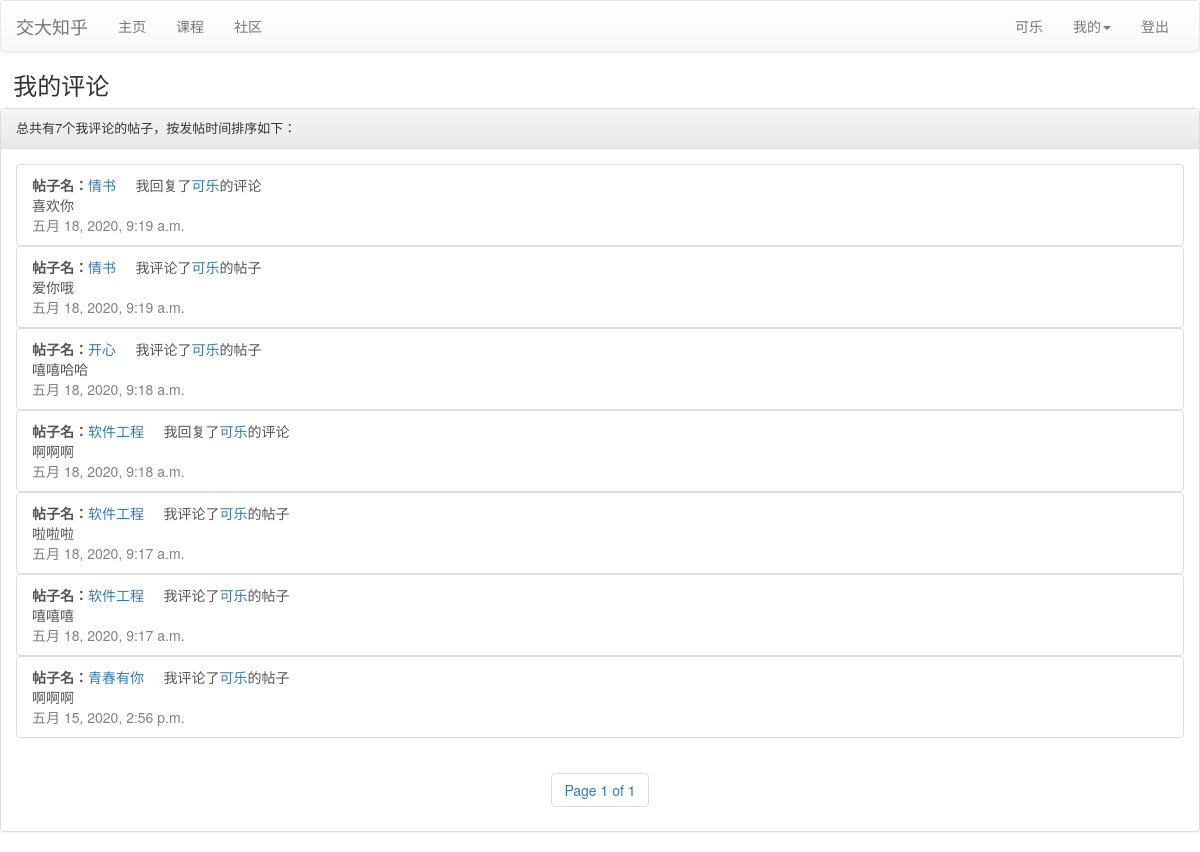
The app's page /comments/ (signed in) with its own data.
### project/bbs/models.py (models this page shows, shortened)
class Comment(models.Model):
    post = models.ForeignKey(Post, on_delete=models.CASCADE, verbose_name='帖子')
    name = models.ForeignKey(to='login.User', related_name='comments', on_delete=models.CASCADE, verbose_name='评论者')
    content = models.TextField(verbose_name='内容')
    created = models.DateTimeField('发布时间', auto_now_add=True)
    root = models.ForeignKey('self', related_name='root_comment', null=True, blank=True, on_delete=models.CASCADE)
    parent = models.ForeignKey('self', related_name='parent_comment', null=True, blank=True, on_delete=models.CASCADE)
    reply_to = models.ForeignKey(to='login.User', related_name="replies", blank=True, null=True, on_delete=models.CASCADE)

class Post(models.Model):
    title = models.CharField(max_length=32)
    content = models.TextField(null=True)
    create_time = models.DateTimeField('创建时间', auto_now_add=True)
    author = models.ForeignKey(to='login.User', on_delete=models.CASCADE, verbose_name='作者', related_name='author')
    likes = models.IntegerField(default=0)
    category = models.ForeignKey(Category, on_delete=models.CASCADE, verbose_name='分类')
    tags = models.ManyToManyField(Tag, verbose_name='标签')
    like_users = models.ManyToManyField(User, verbose_name='用户', related_name='like_users')

### project/login/models.py (models this page shows, shortened)
class User(models.Model):
    gender = (
        ('male', "男"),
        ('female', "女"),
    )
    school = (
        ('chuan_jian', "船舶海洋与建筑工程学院"),
        ('ji_dong', "机械动力与工程学院"),
        ('dian_yuan', "电子信息与电气工程学院"),
        ('cai_liao', "材料科学与工程学院"),
        ('shu_xue', "数学科学学院"),
        ('wu_li', "物理与天文学院"),
        ('hua_xue', "化学化工学院"),
        ('sheng_ming', "生命科学技术学院"),
        ('sheng_yi_gong', "生物医学工程学院"),
        ('an_tai', "安泰经济与管理学院"),
        ('qi_ta', "其它"),  # 暂时写到这儿
    )
    sno = models.CharField(max_length=128, unique=True, primary_key=True)  # 学号
    name = models.CharField(max_length=128)  # 名字
    nickname = models.CharField(max_length=128, default='--')  # 昵称
    password = models.CharField(max_length=256)  # 密码
    email = models.EmailField(unique=True)  # 邮箱
    sex = models.CharField(max_length=32, choices=gender)  # 性别（选择）
    institute = models.CharField(max_length=256, choices=school)  # 学院（选择）
    major = models.CharField(max_length=256, default='--')  # 专业（暂时为填写）
    c_time = models.DateTimeField(auto_now_add=True)  # 注册时间
    photo = models.ImageField(upload_to=user_directory_path, blank=True, null=True, default='default.jpg')  # 照片
    follow = models.ManyToManyField('self', related_name='follow_people', null=True, blank=True, verbose_name='关注')
    fans = models.IntegerField(default=0)
    photo_clipped = ImageSpecField(  # 注意：ImageSpecField 不会生成数据库表的字段
        source='photo',
        processors=[ResizeToFill(175, 250)],  # 处理成一寸照片的大小
        format='JPEG',  # 处理后的图片格式
        options={'quality': 95}  # 处理后的图片质量
    )
    class Meta:
        ordering = ["-c_time"]
        verbose_name = "用户"
        verbose_name_plural = "用户"

### project/login/views.py (the view)
# urls.py: path('comments/', views.comments),
def comments(request):
    if not request.session.get('is_login', None):
        return redirect("/login/login/")
    user = models.User.objects.get(sno=request.session['user_sno'])
    comments_list = user.comments.order_by('-created')
    paginator = Paginator(comments_list, 10)
    if request.method == "GET":
        page = request.GET.get('page')
        try:
            comments = paginator.page(page)
        except PageNotAnInteger:
            comments = paginator.page(1)
        except InvalidPage:
            return HttpResponse('找不到页面的内容')
        except EmptyPage:
            comments = paginator.page(paginator.num_pages)
    else:
        comments = paginator.page(1)
    return render(request, 'login/comments.html', {'comments': comments, "length": len(comments_list)})

### project/login/templates/login/comments.html (shortened to what this page needs)
<!DOCTYPE html>
<html lang="en">
<head>
  <link rel="stylesheet" href="https://cdn.jsdelivr.net/npm/bootstrap@3.3.7/dist/css/bootstrap.min.css">
  <link rel="stylesheet" href="https://cdn.jsdelivr.net/npm/bootstrap@3.3.7/dist/css/bootstrap-theme.min.css">
</head>
<body>
  <nav class="navbar navbar-default">
    <div class="container-fluid">
      <div class="navbar-header">
        <a class="navbar-brand" href="#">交大知乎</a>
      </div>
      <div class="collapse navbar-collapse" id="bs-example-navbar-collapse-1">
        <ul class="nav navbar-nav">
          <li class=""><a href="/login/index/">主页<span class="sr-only">(current)</span></a></li>
          <li><a href="/course/">课程</a></li>
          <li><a href="/bbs/">社区</a></li>
        </ul>
        <ul class="nav navbar-nav navbar-right">
          <li><a href="/about/">{{ request.session.user_name }}</a></li>
          <li class="dropdown">
            <a href="#" class="dropdown-toggle" data-toggle="dropdown" role="button" aria-haspopup="true" aria-expanded="false">我的<span class="caret"></span></a>
          </li>
          <li><a href="/login/logout/">登出</a></li>
        </ul>
      </div>
    </div>
  </nav>
  <h3>&nbsp&nbsp我的评论</h3>
  <div class="panel panel-default">
    <div class="panel-heading">
      {% if comments %}
      <p class="panel-title" style="font-size: small;">总共有{{length}}个我评论的帖子，按发帖时间排序如下：</p>
    </div>
    <div class="panel-body">
      {% for comment in comments %}
      <div>
        <button type="button" class="list-group-item">
          <b>帖子名：</b><a href="/bbs/{{ comment.post.id }}">{{ comment.post.title }}</a>&nbsp&nbsp&nbsp&nbsp
          {% if comment.reply_to %}
          我回复了<a href="/info/{{ comment.reply_to.sno }}">{{ comment.reply_to.name }}</a>的评论
          {% else %}
          我评论了<a href="/info/{{ comment.post.author.sno }}">{{ comment.post.author.name }}</a>的帖子
          {% endif %}
          <br>
          {{ comment.content }}
          <div style="color:gray">{{ comment.created }}</div>
        </button>
      </div>
      {% endfor %}
    </div>
    <div id="pages" class="text-center">
      <nav>
        <ul class="pagination">
          <li class="step-links">
            <span class="current">
              Page {{ comments.number }} of {{ comments.paginator.num_pages }}</span>
          </li>
        </ul>
      </nav>
    </div>
    {% else %}
    还没有我评论的帖子
    {% endif %}
  </div>
</body>
</html>

### records on screen
Comment: post "情书", reply_to.name "可乐", content "喜欢你", created "五月 18, 2020, 9:19 a.m."
Comment: post "情书", post.author.name "可乐", content "爱你哦", created "五月 18, 2020, 9:19 a.m."
Comment: post "开心", post.author.name "可乐", content "嘻嘻哈哈", created "五月 18, 2020, 9:18 a.m."
Comment: post "软件工程", reply_to.name "可乐", content "啊啊啊", created "五月 18, 2020, 9:18 a.m."
Comment: post "软件工程", post.author.name "可乐", content "啦啦啦", created "五月 18, 2020, 9:17 a.m."
Comment: post "软件工程", post.author.name "可乐", content "嘻嘻嘻", created "五月 18, 2020, 9:17 a.m."
Comment: post "青春有你", post.author.name "可乐", content "啊啊啊", created "五月 15, 2020, 2:56 p.m."

### other values on screen
{{ request.session.user_name }} "可乐"
{{ length }} "7"
{{ comments.number }} "1"
{{ comments.paginator.num_pages }} "1"
